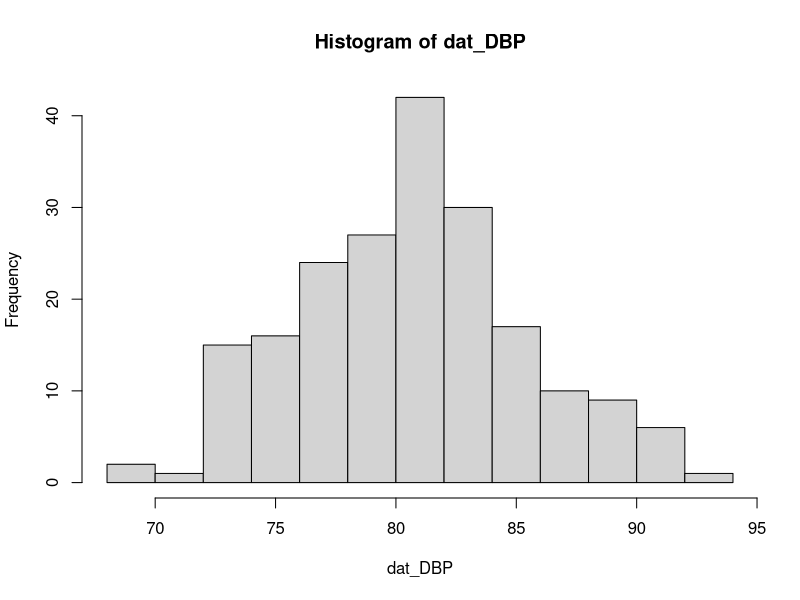
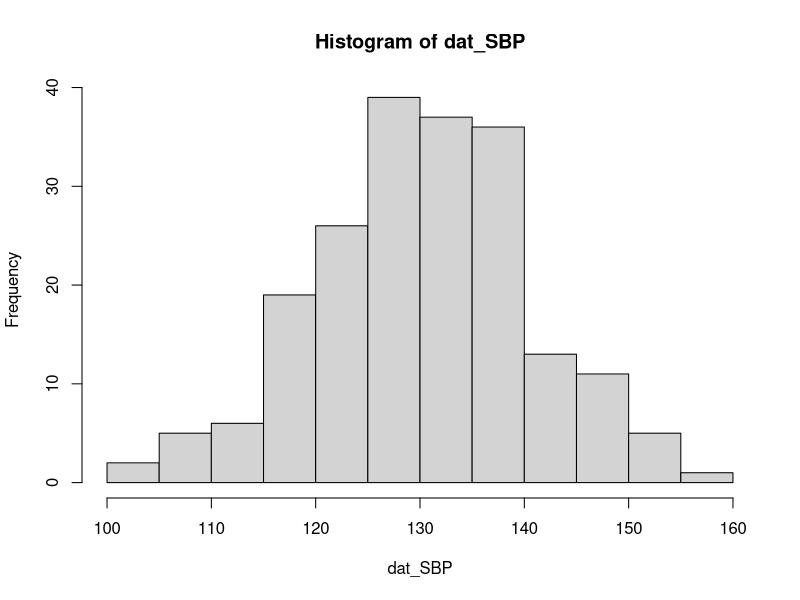

Here is the R script that generated these plots, in order:
# creating a data set
# Brooke Alhanti
# Oct 2026

dat_DBP <- rnorm(200, 80, 5)
hist(dat_DBP)

dat_SBP <- rnorm(200, 130, 10)
hist(dat_SBP)

data_full <- round(cbind.data.frame(dat_DBP, dat_SBP), 0)
head(data_full)
